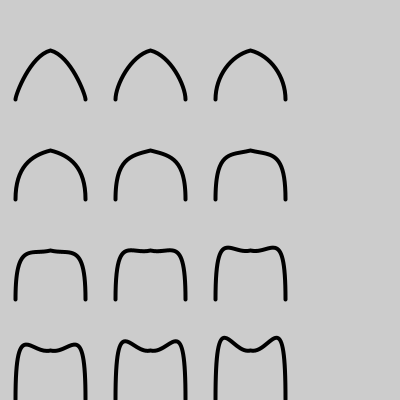
Frame 1 (no input)
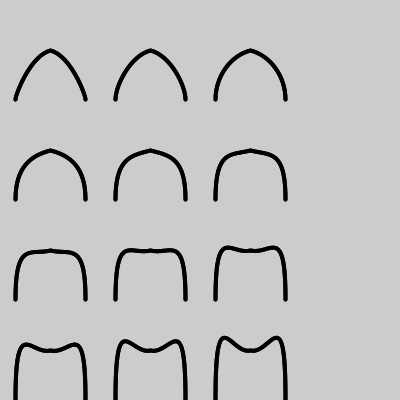
Frame 2 (the mouse pressed at the canvas centre, redrawn once)

The Processing sketch that drew these frames (run headless with seeded random() and noise(); the mouse was pressed at the canvas centre and the sketch redrawn once):

// Processing sketch: sketch_22_2
// ── sketch_22_2.pde
void setup ()
{
  size (400, 400);
  smooth ();
  noLoop ();
}
void draw () {

  float c = 5.0;

  for (int y = 0; y <= height; y += 100) {
    for (int x = 0; x <= 200; x += 100) {

      arch (c, x, y);
      c +=9;
    }
  }
}
void arch (float curvature, int x, int y) {
  float c = 99.0;
  strokeWeight (4);
  noFill ();
  beginShape ();
  vertex (x +15.0, y + c);
  bezierVertex (x + 15.0, y + c-curvature, x+30.0, y +55.0, x + 50.0, y+50.0);
  bezierVertex (x + 70.0, y + 55.0, x + 85.0, y + c-curvature, x+85.0, y+c);
  endShape();
} 
